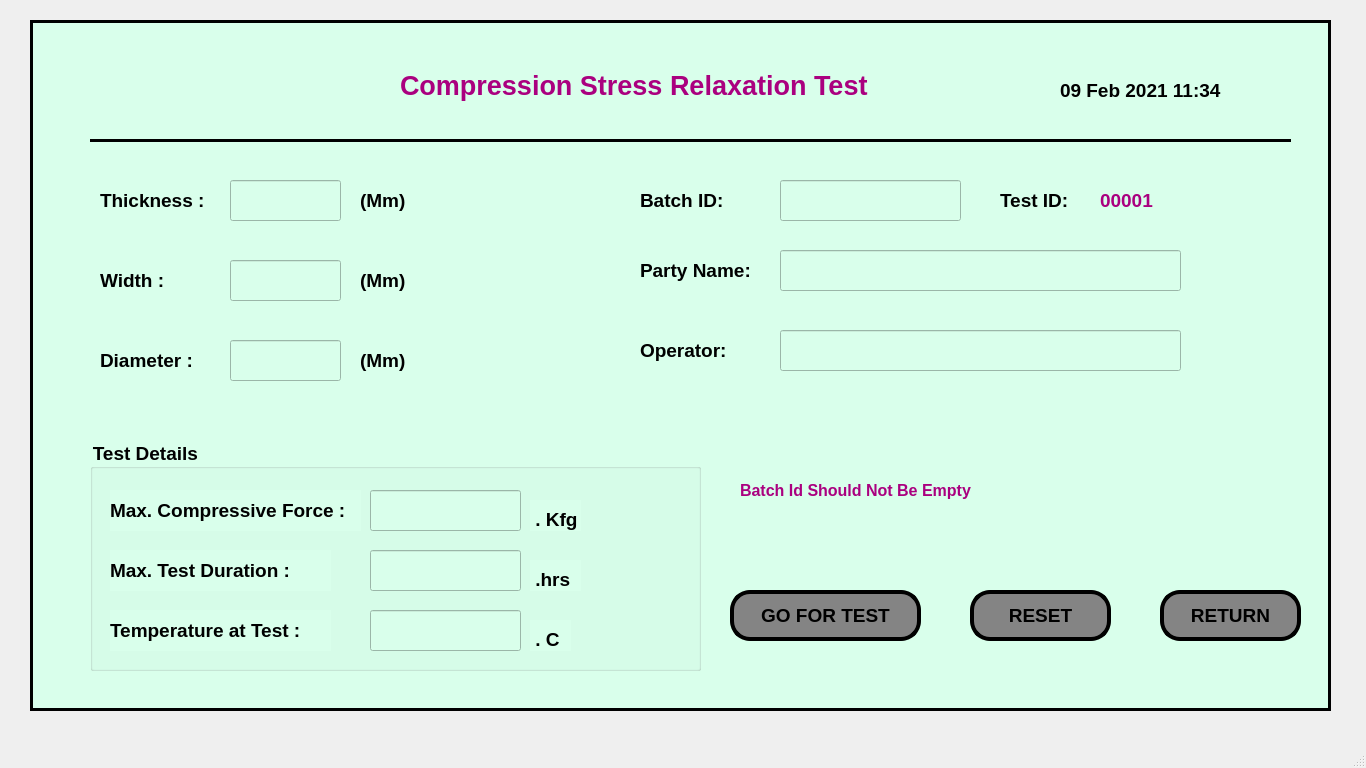
<?xml version="1.0" encoding="UTF-8"?>
<ui version="4.0">
 <class>MainWindow</class>
 <widget class="QMainWindow" name="MainWindow">
  <property name="geometry">
   <rect>
    <x>0</x>
    <y>0</y>
    <width>1366</width>
    <height>768</height>
   </rect>
  </property>
  <property name="windowTitle">
   <string>MainWindow</string>
  </property>
  <widget class="QWidget" name="centralwidget">
   <widget class="QFrame" name="frame">
    <property name="geometry">
     <rect>
      <x>30</x>
      <y>20</y>
      <width>1301</width>
      <height>691</height>
     </rect>
    </property>
    <property name="styleSheet">
     <string notr="true">background-color: rgb(217, 255, 235);</string>
    </property>
    <property name="frameShape">
     <enum>QFrame::Box</enum>
    </property>
    <property name="frameShadow">
     <enum>QFrame::Plain</enum>
    </property>
    <property name="lineWidth">
     <number>3</number>
    </property>
    <widget class="QLabel" name="label">
     <property name="geometry">
      <rect>
       <x>1030</x>
       <y>50</y>
       <width>211</width>
       <height>41</height>
      </rect>
     </property>
     <property name="font">
      <font>
       <family>Arial</family>
       <pointsize>14</pointsize>
       <weight>75</weight>
       <bold>true</bold>
      </font>
     </property>
     <property name="text">
      <string>09 Feb 2021 11:34</string>
     </property>
    </widget>
    <widget class="QPushButton" name="pushButton_5">
     <property name="geometry">
      <rect>
       <x>700</x>
       <y>570</y>
       <width>191</width>
       <height>51</height>
      </rect>
     </property>
     <property name="font">
      <font>
       <family>Arial</family>
       <pointsize>14</pointsize>
       <weight>75</weight>
       <bold>true</bold>
      </font>
     </property>
     <property name="styleSheet">
      <string notr="true">background-color: rgb(132, 132, 132);
border-radius:20px;
border-color: rgb(0, 0, 0);
border-style:outset;
border-width:4px;</string>
     </property>
     <property name="text">
      <string>GO FOR TEST</string>
     </property>
    </widget>
    <widget class="QLabel" name="label_2">
     <property name="geometry">
      <rect>
       <x>370</x>
       <y>30</y>
       <width>521</width>
       <height>71</height>
      </rect>
     </property>
     <property name="font">
      <font>
       <family>Arial</family>
       <pointsize>20</pointsize>
       <weight>75</weight>
       <bold>true</bold>
      </font>
     </property>
     <property name="styleSheet">
      <string notr="true">color: rgb(170, 0, 127);</string>
     </property>
     <property name="text">
      <string>Compression Stress Relaxation Test</string>
     </property>
    </widget>
    <widget class="QPushButton" name="pushButton_6">
     <property name="geometry">
      <rect>
       <x>940</x>
       <y>570</y>
       <width>141</width>
       <height>51</height>
      </rect>
     </property>
     <property name="font">
      <font>
       <family>Arial</family>
       <pointsize>14</pointsize>
       <weight>75</weight>
       <bold>true</bold>
      </font>
     </property>
     <property name="styleSheet">
      <string notr="true">background-color: rgb(132, 132, 132);
border-radius:20px;
border-color: rgb(0, 0, 0);
border-style:outset;
border-width:4px;</string>
     </property>
     <property name="text">
      <string>RESET</string>
     </property>
    </widget>
    <widget class="QLabel" name="label_3">
     <property name="geometry">
      <rect>
       <x>70</x>
       <y>160</y>
       <width>121</width>
       <height>41</height>
      </rect>
     </property>
     <property name="font">
      <font>
       <family>Arial</family>
       <pointsize>14</pointsize>
       <weight>75</weight>
       <bold>true</bold>
      </font>
     </property>
     <property name="text">
      <string>Thickness :</string>
     </property>
    </widget>
    <widget class="QLineEdit" name="lineEdit">
     <property name="geometry">
      <rect>
       <x>200</x>
       <y>160</y>
       <width>111</width>
       <height>41</height>
      </rect>
     </property>
     <property name="font">
      <font>
       <family>Arial</family>
       <pointsize>14</pointsize>
       <weight>75</weight>
       <bold>true</bold>
      </font>
     </property>
    </widget>
    <widget class="QLabel" name="label_4">
     <property name="geometry">
      <rect>
       <x>330</x>
       <y>160</y>
       <width>61</width>
       <height>41</height>
      </rect>
     </property>
     <property name="font">
      <font>
       <family>Arial</family>
       <pointsize>14</pointsize>
       <weight>75</weight>
       <bold>true</bold>
      </font>
     </property>
     <property name="text">
      <string>(Mm)</string>
     </property>
    </widget>
    <widget class="QLabel" name="label_5">
     <property name="geometry">
      <rect>
       <x>70</x>
       <y>240</y>
       <width>121</width>
       <height>41</height>
      </rect>
     </property>
     <property name="font">
      <font>
       <family>Arial</family>
       <pointsize>14</pointsize>
       <weight>75</weight>
       <bold>true</bold>
      </font>
     </property>
     <property name="text">
      <string>Width :</string>
     </property>
    </widget>
    <widget class="QLineEdit" name="lineEdit_2">
     <property name="geometry">
      <rect>
       <x>200</x>
       <y>240</y>
       <width>111</width>
       <height>41</height>
      </rect>
     </property>
     <property name="font">
      <font>
       <family>Arial</family>
       <pointsize>14</pointsize>
       <weight>75</weight>
       <bold>true</bold>
      </font>
     </property>
    </widget>
    <widget class="QLabel" name="label_6">
     <property name="geometry">
      <rect>
       <x>330</x>
       <y>240</y>
       <width>71</width>
       <height>41</height>
      </rect>
     </property>
     <property name="font">
      <font>
       <family>Arial</family>
       <pointsize>14</pointsize>
       <weight>75</weight>
       <bold>true</bold>
      </font>
     </property>
     <property name="text">
      <string>(Mm)</string>
     </property>
    </widget>
    <widget class="QLabel" name="label_7">
     <property name="geometry">
      <rect>
       <x>70</x>
       <y>320</y>
       <width>121</width>
       <height>41</height>
      </rect>
     </property>
     <property name="font">
      <font>
       <family>Arial</family>
       <pointsize>14</pointsize>
       <weight>75</weight>
       <bold>true</bold>
      </font>
     </property>
     <property name="text">
      <string>Diameter :</string>
     </property>
    </widget>
    <widget class="QLineEdit" name="lineEdit_3">
     <property name="geometry">
      <rect>
       <x>200</x>
       <y>320</y>
       <width>111</width>
       <height>41</height>
      </rect>
     </property>
     <property name="font">
      <font>
       <family>Arial</family>
       <pointsize>14</pointsize>
       <weight>75</weight>
       <bold>true</bold>
      </font>
     </property>
    </widget>
    <widget class="QLabel" name="label_8">
     <property name="geometry">
      <rect>
       <x>330</x>
       <y>320</y>
       <width>71</width>
       <height>41</height>
      </rect>
     </property>
     <property name="font">
      <font>
       <family>Arial</family>
       <pointsize>14</pointsize>
       <weight>75</weight>
       <bold>true</bold>
      </font>
     </property>
     <property name="text">
      <string>(Mm)</string>
     </property>
    </widget>
    <widget class="QLabel" name="label_9">
     <property name="geometry">
      <rect>
       <x>610</x>
       <y>160</y>
       <width>131</width>
       <height>41</height>
      </rect>
     </property>
     <property name="font">
      <font>
       <family>Arial</family>
       <pointsize>14</pointsize>
       <weight>75</weight>
       <bold>true</bold>
      </font>
     </property>
     <property name="text">
      <string>Batch ID:</string>
     </property>
    </widget>
    <widget class="QLineEdit" name="lineEdit_4">
     <property name="geometry">
      <rect>
       <x>750</x>
       <y>160</y>
       <width>181</width>
       <height>41</height>
      </rect>
     </property>
     <property name="font">
      <font>
       <family>Arial</family>
       <pointsize>14</pointsize>
       <weight>75</weight>
       <bold>true</bold>
      </font>
     </property>
    </widget>
    <widget class="QLabel" name="label_10">
     <property name="geometry">
      <rect>
       <x>610</x>
       <y>230</y>
       <width>131</width>
       <height>41</height>
      </rect>
     </property>
     <property name="font">
      <font>
       <family>Arial</family>
       <pointsize>14</pointsize>
       <weight>75</weight>
       <bold>true</bold>
      </font>
     </property>
     <property name="text">
      <string>Party Name:</string>
     </property>
    </widget>
    <widget class="QLineEdit" name="lineEdit_5">
     <property name="geometry">
      <rect>
       <x>750</x>
       <y>230</y>
       <width>401</width>
       <height>41</height>
      </rect>
     </property>
     <property name="font">
      <font>
       <family>Arial</family>
       <pointsize>14</pointsize>
       <weight>75</weight>
       <bold>true</bold>
      </font>
     </property>
    </widget>
    <widget class="QLabel" name="label_11">
     <property name="geometry">
      <rect>
       <x>610</x>
       <y>310</y>
       <width>131</width>
       <height>41</height>
      </rect>
     </property>
     <property name="font">
      <font>
       <family>Arial</family>
       <pointsize>14</pointsize>
       <weight>75</weight>
       <bold>true</bold>
      </font>
     </property>
     <property name="text">
      <string>Operator:</string>
     </property>
    </widget>
    <widget class="QLineEdit" name="lineEdit_6">
     <property name="geometry">
      <rect>
       <x>750</x>
       <y>310</y>
       <width>401</width>
       <height>41</height>
      </rect>
     </property>
     <property name="font">
      <font>
       <family>Arial</family>
       <pointsize>14</pointsize>
       <weight>75</weight>
       <bold>true</bold>
      </font>
     </property>
    </widget>
    <widget class="QGroupBox" name="groupBox">
     <property name="geometry">
      <rect>
       <x>60</x>
       <y>420</y>
       <width>611</width>
       <height>231</height>
      </rect>
     </property>
     <property name="font">
      <font>
       <family>Arial</family>
       <pointsize>14</pointsize>
       <weight>75</weight>
       <bold>true</bold>
      </font>
     </property>
     <property name="title">
      <string>Test Details </string>
     </property>
     <widget class="QLabel" name="label_12">
      <property name="geometry">
       <rect>
        <x>20</x>
        <y>50</y>
        <width>251</width>
        <height>41</height>
       </rect>
      </property>
      <property name="font">
       <font>
        <family>Arial</family>
        <pointsize>14</pointsize>
        <weight>75</weight>
        <bold>true</bold>
       </font>
      </property>
      <property name="text">
       <string>Max. Compressive Force :</string>
      </property>
     </widget>
     <widget class="QLineEdit" name="lineEdit_7">
      <property name="geometry">
       <rect>
        <x>280</x>
        <y>50</y>
        <width>151</width>
        <height>41</height>
       </rect>
      </property>
      <property name="font">
       <font>
        <family>Arial</family>
        <pointsize>14</pointsize>
        <weight>75</weight>
        <bold>true</bold>
       </font>
      </property>
     </widget>
     <widget class="QLabel" name="label_13">
      <property name="geometry">
       <rect>
        <x>20</x>
        <y>110</y>
        <width>221</width>
        <height>41</height>
       </rect>
      </property>
      <property name="font">
       <font>
        <family>Arial</family>
        <pointsize>14</pointsize>
        <weight>75</weight>
        <bold>true</bold>
       </font>
      </property>
      <property name="text">
       <string>Max. Test Duration :</string>
      </property>
     </widget>
     <widget class="QLineEdit" name="lineEdit_8">
      <property name="geometry">
       <rect>
        <x>280</x>
        <y>110</y>
        <width>151</width>
        <height>41</height>
       </rect>
      </property>
      <property name="font">
       <font>
        <family>Arial</family>
        <pointsize>14</pointsize>
        <weight>75</weight>
        <bold>true</bold>
       </font>
      </property>
     </widget>
     <widget class="QLabel" name="label_14">
      <property name="geometry">
       <rect>
        <x>440</x>
        <y>60</y>
        <width>51</width>
        <height>31</height>
       </rect>
      </property>
      <property name="font">
       <font>
        <family>Arial</family>
        <pointsize>14</pointsize>
        <weight>75</weight>
        <bold>true</bold>
       </font>
      </property>
      <property name="text">
       <string> . Kfg </string>
      </property>
      <property name="alignment">
       <set>Qt::AlignBottom|Qt::AlignLeading|Qt::AlignLeft</set>
      </property>
     </widget>
     <widget class="QLabel" name="label_15">
      <property name="geometry">
       <rect>
        <x>440</x>
        <y>120</y>
        <width>51</width>
        <height>31</height>
       </rect>
      </property>
      <property name="font">
       <font>
        <family>Arial</family>
        <pointsize>14</pointsize>
        <weight>75</weight>
        <bold>true</bold>
       </font>
      </property>
      <property name="text">
       <string> .hrs </string>
      </property>
      <property name="alignment">
       <set>Qt::AlignBottom|Qt::AlignLeading|Qt::AlignLeft</set>
      </property>
     </widget>
     <widget class="QLabel" name="label_16">
      <property name="geometry">
       <rect>
        <x>20</x>
        <y>170</y>
        <width>221</width>
        <height>41</height>
       </rect>
      </property>
      <property name="font">
       <font>
        <family>Arial</family>
        <pointsize>14</pointsize>
        <weight>75</weight>
        <bold>true</bold>
       </font>
      </property>
      <property name="text">
       <string>Temperature at Test :</string>
      </property>
     </widget>
     <widget class="QLineEdit" name="lineEdit_9">
      <property name="geometry">
       <rect>
        <x>280</x>
        <y>170</y>
        <width>151</width>
        <height>41</height>
       </rect>
      </property>
      <property name="font">
       <font>
        <family>Arial</family>
        <pointsize>14</pointsize>
        <weight>75</weight>
        <bold>true</bold>
       </font>
      </property>
     </widget>
     <widget class="QLabel" name="label_17">
      <property name="geometry">
       <rect>
        <x>440</x>
        <y>180</y>
        <width>41</width>
        <height>31</height>
       </rect>
      </property>
      <property name="font">
       <font>
        <family>Arial</family>
        <pointsize>14</pointsize>
        <weight>75</weight>
        <bold>true</bold>
       </font>
      </property>
      <property name="text">
       <string> . C</string>
      </property>
      <property name="alignment">
       <set>Qt::AlignBottom|Qt::AlignLeading|Qt::AlignLeft</set>
      </property>
     </widget>
    </widget>
    <widget class="QLabel" name="label_18">
     <property name="geometry">
      <rect>
       <x>710</x>
       <y>450</y>
       <width>441</width>
       <height>41</height>
      </rect>
     </property>
     <property name="font">
      <font>
       <family>Arial</family>
       <pointsize>12</pointsize>
       <weight>75</weight>
       <bold>true</bold>
      </font>
     </property>
     <property name="styleSheet">
      <string notr="true">color: rgb(170, 0, 127);</string>
     </property>
     <property name="text">
      <string>Batch Id Should Not Be Empty</string>
     </property>
    </widget>
    <widget class="QLabel" name="label_19">
     <property name="geometry">
      <rect>
       <x>970</x>
       <y>160</y>
       <width>81</width>
       <height>41</height>
      </rect>
     </property>
     <property name="font">
      <font>
       <family>Arial</family>
       <pointsize>14</pointsize>
       <weight>75</weight>
       <bold>true</bold>
      </font>
     </property>
     <property name="text">
      <string>Test ID:</string>
     </property>
    </widget>
    <widget class="QLabel" name="label_20">
     <property name="geometry">
      <rect>
       <x>1070</x>
       <y>160</y>
       <width>81</width>
       <height>41</height>
      </rect>
     </property>
     <property name="font">
      <font>
       <family>Arial</family>
       <pointsize>14</pointsize>
       <weight>75</weight>
       <bold>true</bold>
      </font>
     </property>
     <property name="styleSheet">
      <string notr="true">color: rgb(170, 0, 127);</string>
     </property>
     <property name="text">
      <string>00001</string>
     </property>
    </widget>
    <widget class="QPushButton" name="pushButton_7">
     <property name="geometry">
      <rect>
       <x>1130</x>
       <y>570</y>
       <width>141</width>
       <height>51</height>
      </rect>
     </property>
     <property name="font">
      <font>
       <family>Arial</family>
       <pointsize>14</pointsize>
       <weight>75</weight>
       <bold>true</bold>
      </font>
     </property>
     <property name="styleSheet">
      <string notr="true">background-color: rgb(132, 132, 132);
border-radius:20px;
border-color: rgb(0, 0, 0);
border-style:outset;
border-width:4px;</string>
     </property>
     <property name="text">
      <string>RETURN</string>
     </property>
    </widget>
    <widget class="Line" name="line">
     <property name="geometry">
      <rect>
       <x>60</x>
       <y>110</y>
       <width>1201</width>
       <height>20</height>
      </rect>
     </property>
     <property name="frameShadow">
      <enum>QFrame::Plain</enum>
     </property>
     <property name="lineWidth">
      <number>3</number>
     </property>
     <property name="orientation">
      <enum>Qt::Horizontal</enum>
     </property>
    </widget>
   </widget>
  </widget>
  <widget class="QMenuBar" name="menubar">
   <property name="geometry">
    <rect>
     <x>0</x>
     <y>0</y>
     <width>1366</width>
     <height>21</height>
    </rect>
   </property>
  </widget>
  <widget class="QStatusBar" name="statusbar"/>
 </widget>
 <resources/>
 <connections/>
</ui>
